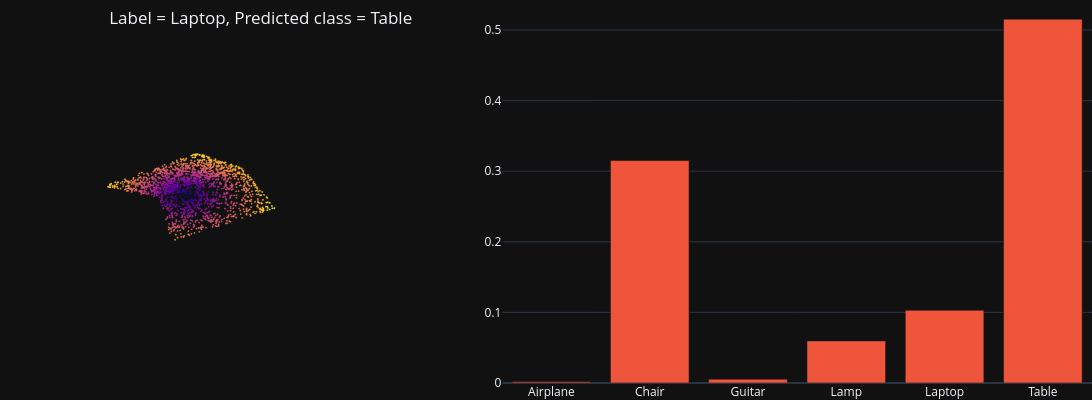

Notebook code cell kept with this figure:
### Code cell
# Random test sample
test_sample = test_set2[np.random.choice(np.arange(len(test_set2)))]
batch_dict = collate_fn([test_sample])
x = batch_dict['points'].transpose(1, 2).to(device)

# Get model predictions
model_preds, _ = classifier2(x)
predicted_class = torch.argmax(model_preds, axis=1).detach().cpu().numpy()[0]
predicted_class_name = class_id_name_map[predicted_class]
pred_class_probs = F.softmax(model_preds.flatten(), dim=None).detach().cpu().numpy()

# plot results
title = f"Label = {test_sample['class_name']}, Predicted class = {predicted_class_name}"
fig = make_subplots(rows=1, cols=2, specs=[[{"type": "scatter3d"}, {}]], column_widths=[0.4, 0.6])
fig.update_layout(template="plotly_dark", scene=PCD_SCENE, height = 400, width = 1200,
                title=title, title_x=0.1, title_y=0.97, margin=dict(r=0, b=0, l=0, t=0))    
fig.add_trace(plot_pc_data3d(x=test_sample['points'][:,0], y=test_sample['points'][:,1], z=test_sample['points'][:,2]), row=1, col=1)
fig.add_trace(go.Bar(x=list(class_name_id_map.keys()), y=pred_class_probs, showlegend=False), row=1, col=2)
fig.show()

### Figure 1 — Plotly figure (JSON) as saved in the notebook; plotly's stock layout.template omitted (floating-point values rounded to 4 significant figures; data arrays with more than 128 entries replaced by an {"elided": "..."} marker saying what was removed)
{"data": [{"hoverinfo": "skip", "marker": {"color": {"elided": "2500 float values"}, "opacity": 1, "size": 1}, "mode": "markers", "scene": "scene", "showlegend": false, "type": "scatter3d", "x": {"elided": "2500 float values"}, "y": {"elided": "2500 float values"}, "z": {"elided": "2500 float values"}}, {"showlegend": false, "type": "bar", "x": ["Airplane", "Chair", "Guitar", "Lamp", "Laptop", "Table"], "xaxis": "x", "y": [0.001626, 0.315, 0.00537, 0.05965, 0.103, 0.5153], "yaxis": "y"}], "layout": {"height": 400, "margin": {"b": 0, "l": 0, "r": 0, "t": 0}, "scene": {"aspectmode": "data", "domain": {"x": [0, 0.36], "y": [0, 1]}, "xaxis": {"visible": false}, "yaxis": {"visible": false}, "zaxis": {"visible": false}}, "title": {"text": "Label = Laptop, Predicted class = Table", "x": 0.1, "y": 0.97}, "width": 1200, "xaxis": {"anchor": "y", "domain": [0.46, 1]}, "yaxis": {"anchor": "x", "domain": [0, 1]}}}
